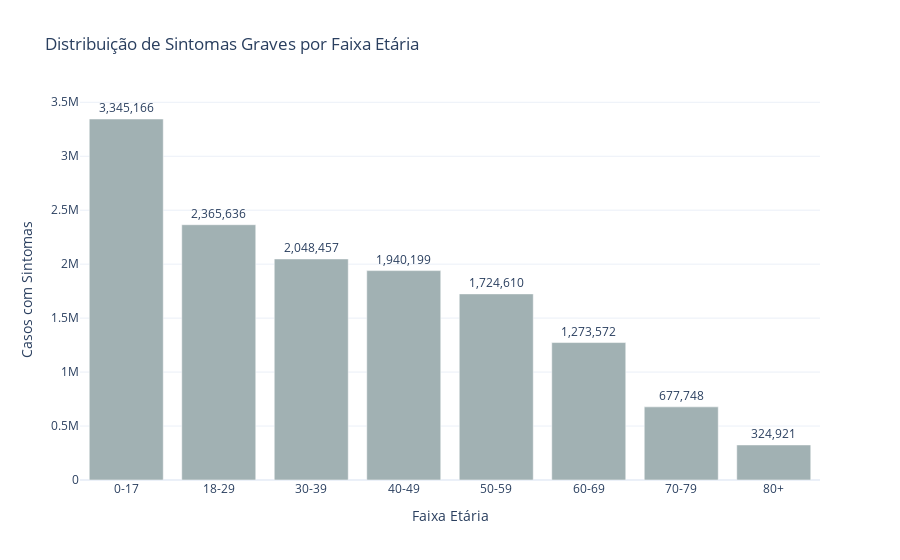

The code cell stored with this chart in its notebook:
### Code cell
query = """
SELECT
  CASE
    WHEN p.Idade < 18 THEN '0-17'
    WHEN p.Idade BETWEEN 18 AND 29 THEN '18-29'
    WHEN p.Idade BETWEEN 30 AND 39 THEN '30-39'
    WHEN p.Idade BETWEEN 40 AND 49 THEN '40-49'
    WHEN p.Idade BETWEEN 50 AND 59 THEN '50-59'
    WHEN p.Idade BETWEEN 60 AND 69 THEN '60-69'
    WHEN p.Idade BETWEEN 70 AND 79 THEN '70-79'
    ELSE '80+'
  END AS faixa_etaria,
  COUNTIF(s.Febre = 'Sim' and s.Tosse = 'Sim' and s.Dificuldade_respirar = 'Sim') AS sintomas_graves
FROM `pnad-covid-analise.pnad_covid_data.sintomas_traduzida` s
JOIN `pnad-covid-analise.pnad_covid_data.populacao_traduzida` p
  ON s.UF = p.UF AND s.Numero_selecao_domicilio = p.Numero_selecao_domicilio
WHERE p.Idade IS NOT NULL
GROUP BY faixa_etaria
ORDER BY faixa_etaria
"""
df = client.query(query).to_dataframe()

fig = px.bar(df, x="faixa_etaria", y="sintomas_graves",
             text="sintomas_graves",
             title="Distribuição de Sintomas Graves por Faixa Etária",
             labels={"faixa_etaria": "Faixa Etária", "sintomas_graves": "Casos com Sintomas"},
             color_discrete_sequence=["#A1B1B3"])

fig.update_traces(texttemplate='%{text:,}', textposition='outside')
fig.update_layout(template='plotly_white', uniformtext_minsize=8, uniformtext_mode='hide')
fig.show()

### Figure 1 — Plotly figure (JSON) as saved in the notebook; plotly's stock layout.template omitted (floating-point values rounded to 4 significant figures)
{"data": [{"hovertemplate": "Faixa Etária=%{x}<br>Casos com Sintomas=%{text}<extra></extra>", "legendgroup": "", "marker": {"color": "#A1B1B3", "pattern": {"shape": ""}}, "name": "", "orientation": "v", "showlegend": false, "text": [3345000.0, 2366000.0, 2048000.0, 1940000.0, 1725000.0, 1274000.0, 677700.0, 324900.0], "textposition": "outside", "texttemplate": "%{text:,}", "type": "bar", "x": ["0-17", "18-29", "30-39", "40-49", "50-59", "60-69", "70-79", "80+"], "xaxis": "x", "y": [3345166, 2365636, 2048457, 1940199, 1724610, 1273572, 677748, 324921], "yaxis": "y"}], "layout": {"barmode": "relative", "legend": {"tracegroupgap": 0}, "title": {"text": "Distribuição de Sintomas Graves por Faixa Etária"}, "uniformtext": {"minsize": 8, "mode": "hide"}, "xaxis": {"anchor": "y", "domain": [0, 1], "title": {"text": "Faixa Etária"}}, "yaxis": {"anchor": "x", "domain": [0, 1], "title": {"text": "Casos com Sintomas"}}}}
